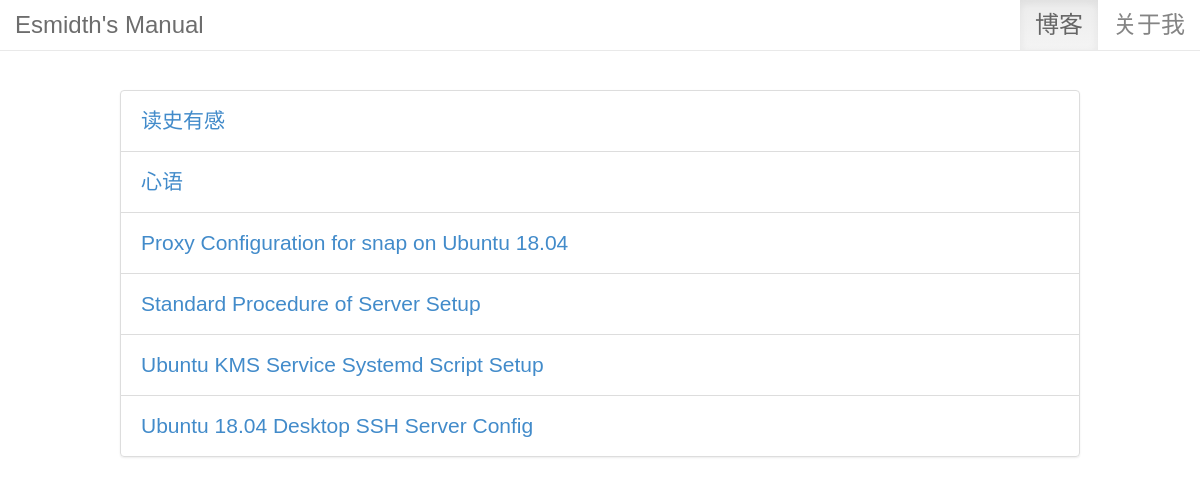
Before: / with the older database file.
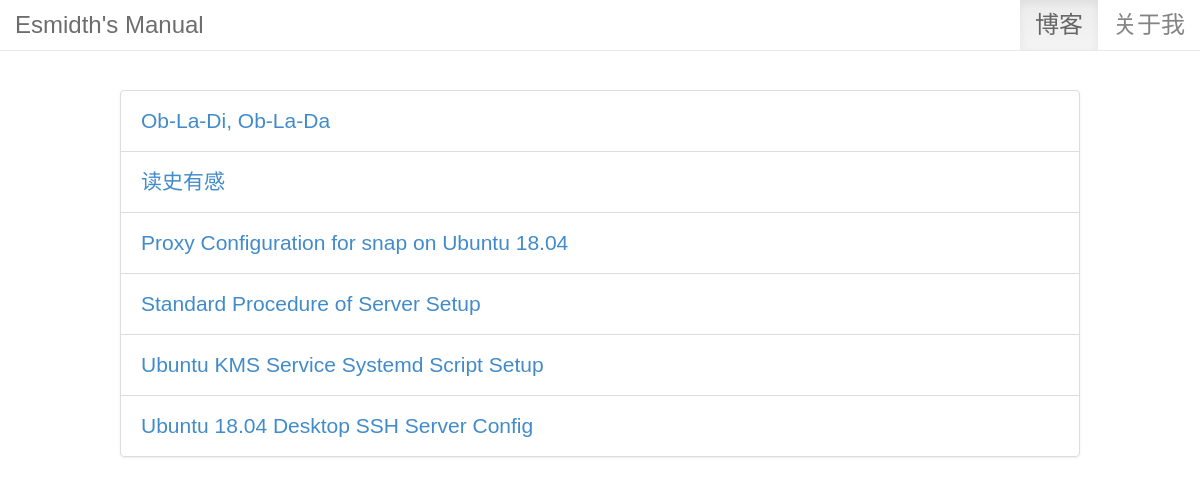
After: the same page with the newer database file.
### backend/models.py (models this page shows, shortened)
class Article(models.Model):
    created_time = models.DateTimeField(auto_now_add=True, verbose_name=u'创建时间')
    modified_time = models.DateTimeField(auto_now=True, verbose_name=u'更新时间')
    title = models.CharField(max_length=100, blank=False, default='No title', verbose_name=u'标题')
    content = MDTextField(verbose_name=u'正文')
    author = models.ForeignKey(Author, on_delete=models.CASCADE, verbose_name=u'作者')
    tags = models.ForeignKey(Tag, on_delete=models.CASCADE, default=None, null=True, blank=True, verbose_name=u'标签')
    views = models.PositiveIntegerField(default=0, verbose_name=u'阅读数')
    is_top = models.BooleanField(default=False, verbose_name=u'顶置文章')
    is_show = models.BooleanField(default=True, verbose_name=u'发布状态')
    post_type = models.CharField(max_length=20,
                                 choices=(('post', u'博客文章'),
                                          ('about', u'关于页面'),
                                          ('project', u'我的项目')),
                                 default='post',
                                 verbose_name=u'类型')
    def get_absolute_url(self):
        return reverse('backend:articles', kwargs={'pk': self.pk})
    class Meta:
        ordering = ['-is_top', '-created_time']
        verbose_name_plural = u'博客文章'
        verbose_name = u'博客文章'

### backend/views.py (the view)
# urls.py: path('', BlogViews.Index().index, name='Index'),
    def index(self, request):
        article_list = Article.objects.filter(is_show=True, post_type='post')
        page = request.GET.get('page')
        return self.get_data(article_list=article_list, page=page, request=request)

### backend/templatetags/blog_tags.py (called while the page is built)
@register.simple_tag
def get_index_articles():
    return Article.objects.filter(is_show=True).order_by('-created_time')

### backend/views.py (called while the page is built)
def MD():
    return markdown.Markdown(extensions=[
        'markdown.extensions.extra',
        'markdown.extensions.codehilite',
        'markdown.extensions.admonition',
        TocExtension(slugify=slugify)
    ])

    def get_data(self, article_list, page, request):
        article_list = self.Pagination(article_list=article_list, page=page)
        for i in range(len(article_list)):
            md = MD()
            article_list[i].content = md.convert(article_list[i].content)
            article_list[i].toc = md.toc
        return render(request, '../templates/index.html', context={'article_list': article_list})

    def Pagination(self, article_list, page: int):
        paginator = Paginator(article_list, self.per_page)
        try:
            article_list = paginator.page(page)
        except PageNotAnInteger:
            article_list = paginator.page(1)
        except EmptyPage:
            article_list = paginator.page(paginator.num_pages)
        return article_list

### templates/index.html (shortened to what this page needs)
{% load static %}
{% load blog_tags %}
<html>
<head>
    <link rel="stylesheet" href="{% static 'css/bootstrap.min.css' %}">
    <link rel="stylesheet" href="{% static 'css/bootstrap-theme.min.css' %}">
    <link rel="stylesheet" href="{% static 'css/home.css' %}" type="text/css">
</head>
<body>
<nav class="navbar navbar-default navbar-fixed-top" style="opacity: .9" role="navigation">
    <div class="container-fluid">
        <div class="navbar-header">
            <a class="navbar-brand" href="#">Esmidth's Manual</a>
        </div>
        <div class="collapse navbar-collapse" id="bs-example-navbar-collapse-1">
            <ul class="nav navbar-nav navbar-right">
                <li class="active"><a href="">博客</a></li>
                <li><a href="{% url 'backend:About' %}">关于我</a></li>
            </ul>
        </div>
    </div>
</nav>
<div class="outer">
    <ul class="list-group">
        {% get_index_articles as articles %}
        {% for article in articles %}
            <li class="list-group-item title">
                <a href="{{ article.get_absolute_url }}">{{ article.title }}</a>
            </li>
        {% endfor %}
    </ul>
</div>
</body>
</html>

Changed rows visible on the page:
no longer on this page (row edited): Article: title "心语"
added Article: title "Ob-La-Di, Ob-La-Da"
